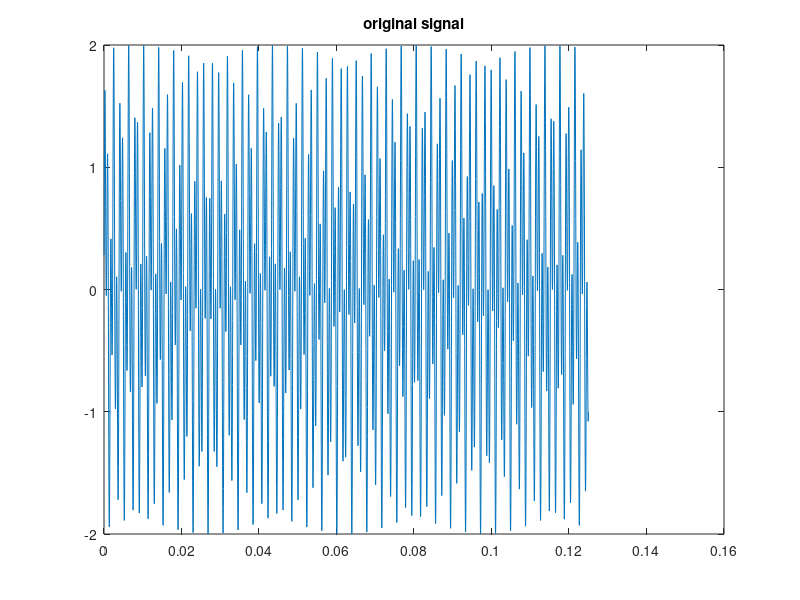
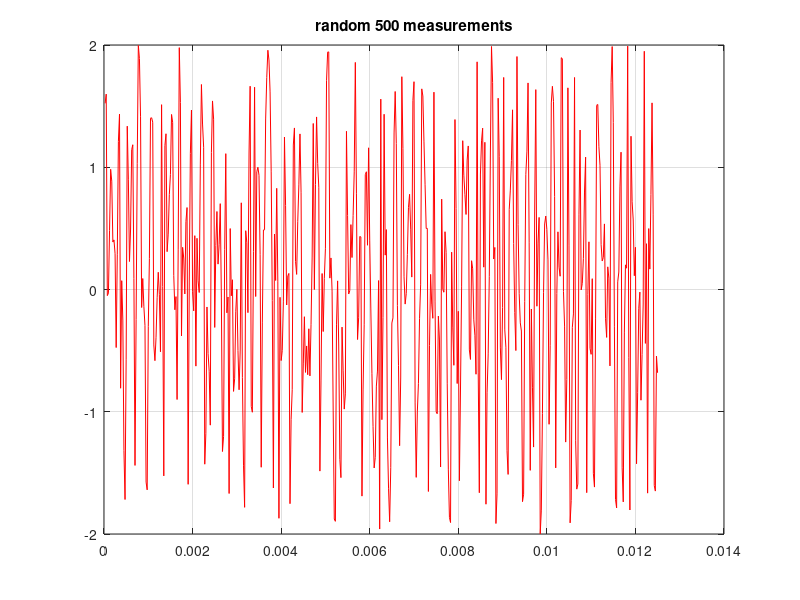
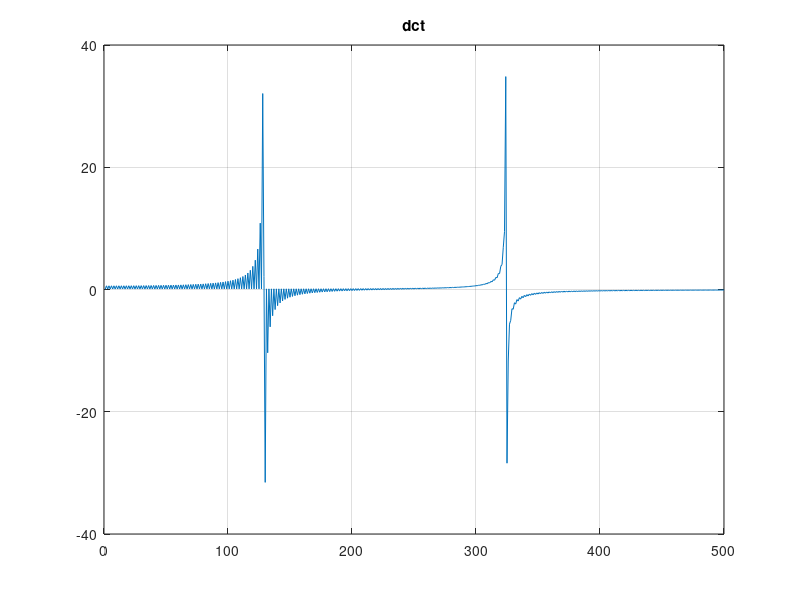
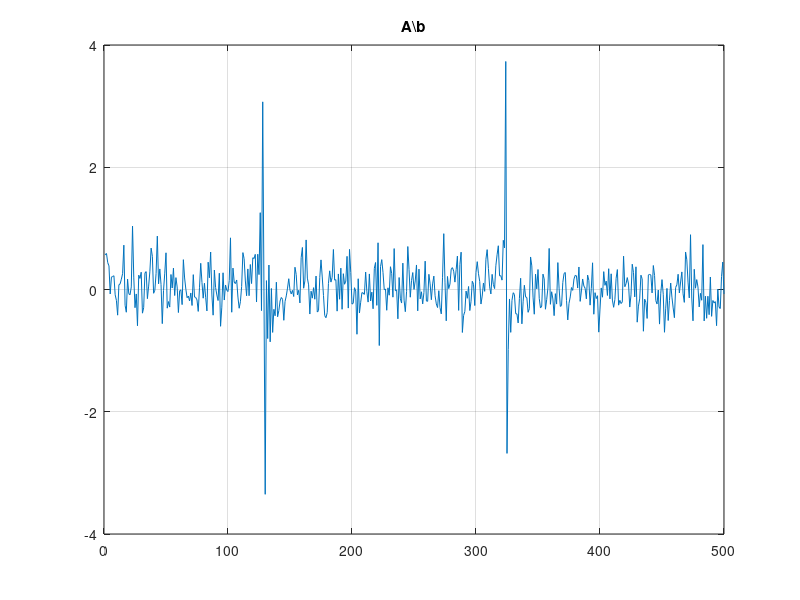

These figures' MATLAB source, in order: (Note: this script raises an error after producing the figures.)
% k=sort(round(rand(1,500)*5000))';
% p=1;
% for i=1:499
% if(k(i)==k(i+1))
% b(p)=i;p=p+1;
% end
% end
c=500;
path(path, './Optimization');
load('random500.mat');
k=sort(k);
% k=randperm(500)';
t=1/40000:(1/40000):(1/8);figure;
f=sin(2*pi*512*t)+sin(2*pi*1294*t);plot(t,f);title('original signal');f=f';
b=f(k);figure;plot(t(1:500),b,'r');title('random 500 measurements');grid
p=dct(f);figure;
plot(p(1:500));grid;title('dct');
D=idct(eye(5000,5000));
A=D(k,:);
result=A\b;figure;
plot(result(1:500));grid;title('A\b');
result1=pinv(A)*b;figure;
plot(result1(1:500));grid;title('Min Energy l2 minimization');
x0=A'*b;
xp = l1eq_pd(x0, A, [], b, 1e-2);figure;
plot(xp(1:500));grid;title('l1 minimization');
%sound(f);sound(dct(result));sound(dct(result1));sound(dct(x0));sound(f);sound(dct(xp));
figure;
plot(t(2000:2250),f(2000:2250));title('Original Signal');grid
figure;
vv=dct(result1);
plot(t(2000:2250),vv(2000:2250));title('L2 Reconstruction');grid
figure;
tt=dct(xp);
plot(t(2000:2250),tt(2000:2250));title('L1 Reconstruction');grid